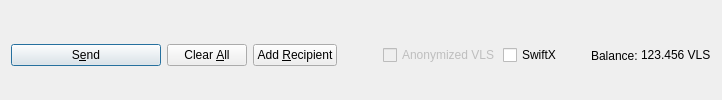
         <widget class="QFrame" name="frame_Send">
          <layout class="QHBoxLayout" name="horizontalLayout">
           <property name="bottomMargin">
            <number>0</number>
           </property>
           <item>
            <widget class="QPushButton" name="sendButton">
             <property name="minimumSize">
              <size>
               <width>150</width>
               <height>0</height>
              </size>
             </property>
             <property name="toolTip">
              <string>Confirm the send action</string>
             </property>
             <property name="text">
              <string>S&amp;end</string>
             </property>
             <property name="icon">
              <iconset resource="../veles.qrc">
               <normaloff>:/icons/send</normaloff>:/icons/send</iconset>
             </property>
             <property name="autoDefault">
              <bool>false</bool>
             </property>
             <property name="default">
              <bool>true</bool>
             </property>
            </widget>
           </item>
           <item>
            <widget class="QPushButton" name="clearButton">
             <property name="sizePolicy">
              <sizepolicy hsizetype="Minimum" vsizetype="Fixed">
               <horstretch>0</horstretch>
               <verstretch>0</verstretch>
              </sizepolicy>
             </property>
             <property name="toolTip">
              <string>Clear all fields of the form.</string>
             </property>
             <property name="text">
              <string>Clear &amp;All</string>
             </property>
             <property name="icon">
              <iconset resource="../veles.qrc">
               <normaloff>:/icons/remove</normaloff>:/icons/remove</iconset>
             </property>
             <property name="autoDefault">
              <bool>false</bool>
             </property>
            </widget>
           </item>
           <item>
            <widget class="QPushButton" name="addButton">
             <property name="toolTip">
              <string>Send to multiple recipients at once</string>
             </property>
             <property name="text">
              <string>Add &amp;Recipient</string>
             </property>
             <property name="icon">
              <iconset resource="../veles.qrc">
               <normaloff>:/icons/add</normaloff>:/icons/add</iconset>
             </property>
             <property name="autoDefault">
              <bool>false</bool>
             </property>
            </widget>
           </item>
           <item>
            <spacer name="horizontalSpacer">
             <property name="orientation">
              <enum>Qt::Horizontal</enum>
             </property>
             <property name="sizeHint" stdset="0">
              <size>
               <width>40</width>
               <height>20</height>
              </size>
             </property>
            </spacer>
           </item>
           <item>
            <layout class="QHBoxLayout" name="horizontalLayout_2">
             <property name="spacing">
              <number>3</number>
             </property>
             <item>
              <widget class="QCheckBox" name="checkzVLS">
               <property name="enabled">
                <bool>false</bool>
               </property>
               <property name="text">
                <string>Anonymized VLS</string>
               </property>
              </widget>
             </item>
             <item>
              <widget class="QCheckBox" name="checkSwiftTX">
               <property name="enabled">
                <bool>true</bool>
               </property>
               <property name="minimumSize">
                <size>
                 <width>85</width>
                 <height>0</height>
                </size>
               </property>
               <property name="text">
                <string>SwiftX</string>
               </property>
              </widget>
             </item>
             <item>
              <widget class="QLabel" name="label">
               <property name="text">
                <string>Balance:</string>
               </property>
              </widget>
             </item>
             <item>
              <widget class="QLabel" name="labelBalance">
               <property name="sizePolicy">
                <sizepolicy hsizetype="Preferred" vsizetype="Fixed">
                 <horstretch>0</horstretch>
                 <verstretch>0</verstretch>
                </sizepolicy>
               </property>
               <property name="cursor">
                <cursorShape>IBeamCursor</cursorShape>
               </property>
               <property name="text">
                <string notr="true">123.456 VLS</string>
               </property>
               <property name="textInteractionFlags">
                <set>Qt::LinksAccessibleByMouse|Qt::TextSelectableByKeyboard|Qt::TextSelectableByMouse</set>
               </property>
              </widget>
             </item>
            </layout>
           </item>
          </layout>
         </widget>
